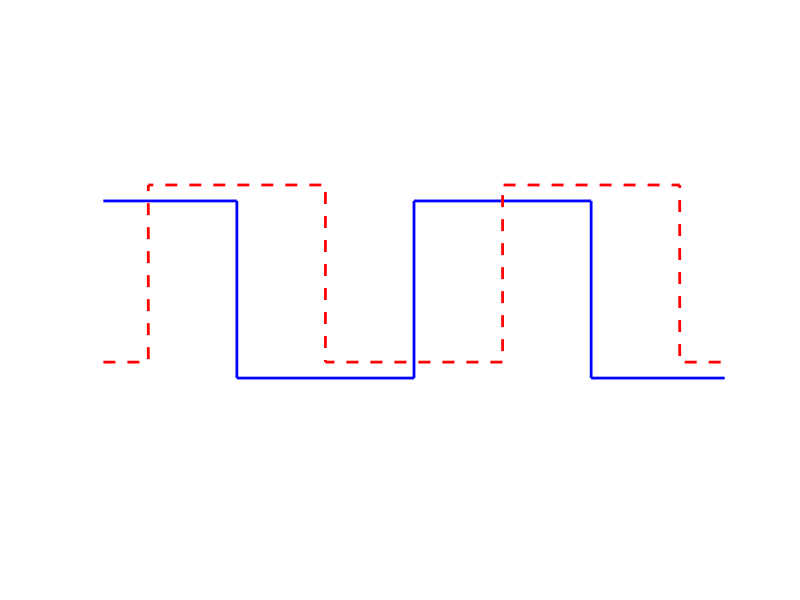
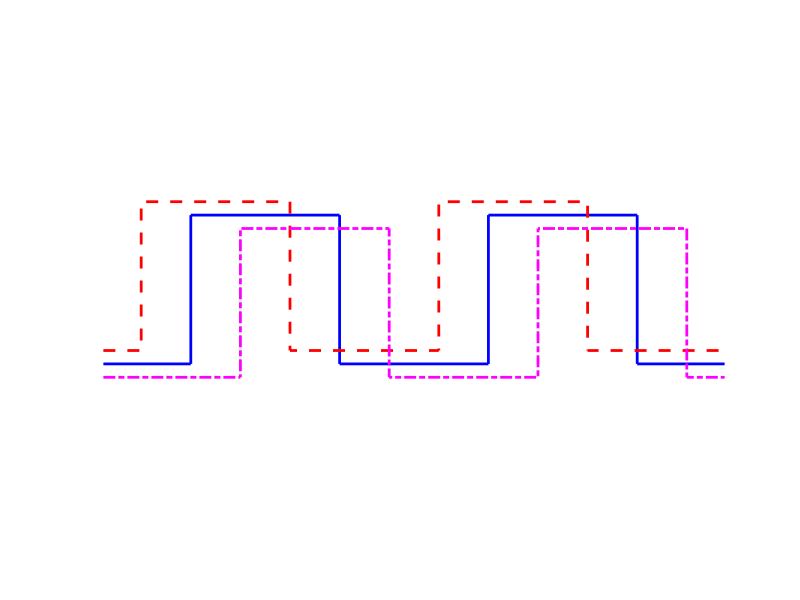
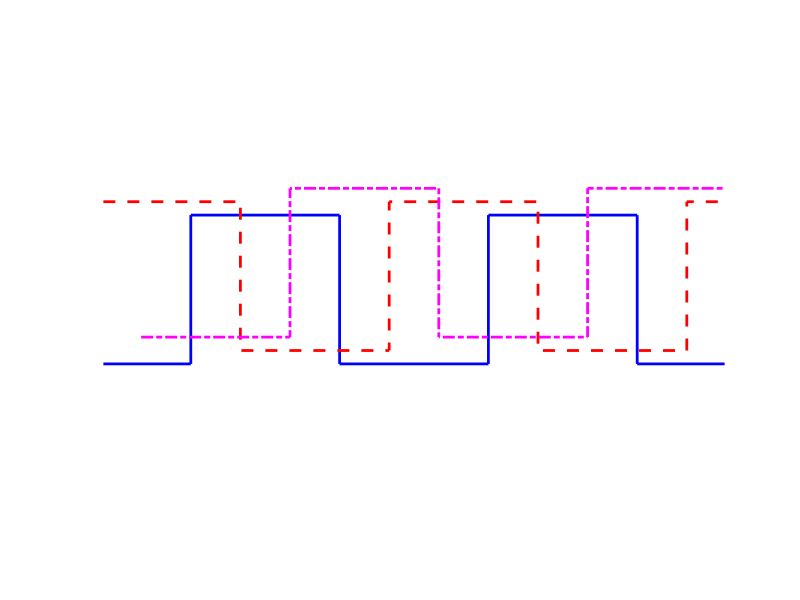

The MATLAB source for these figures, in order:
% script plot_encoder_signals
% Plot the signals from quadrature (AB) and commutation (UVW) encoders
% Renaissance Robotics codebase, Chapter 6, https://github.com/tbewley/RR
% Copyright 2024 by Thomas Bewley, distributed under Modified BSD License.

figure(1); clf
plot([0 1 1 2 2 3 3 4 4 5 5 6 6 7],[1 1 0 0 1 1 0 0 1 1 0 0 1 1],'b-','LineWidth',2);
hold on, axis([0.25 3.75 -0.5 1.5]), axis equal, axis off, 
plot(-0.5+[0 1 1 2 2 3 3 4 4 5 5 6 6 7],0.09+[0 0 1 1 0 0 1 1 0 0 1 1 0 0],'r--','LineWidth',2)
% print -depsc quad_encoder_signals

figure(2); clf
plot(-1+[0 1 1 2 2 3 3 4 4 5 5 6 6 7],[1 1 0 0 1 1 0 0 1 1 0 0 1 1],'b-','LineWidth',2);
hold on, axis([2.5/6 27.5/6 -0.5 1.5]), axis equal, axis off,
plot(-1/3+[0 1 1 2 2 3 3 4 4 5 5 6 6 7],0.09+[0 0 1 1 0 0 1 1 0 0 1 1 0 0],'r--','LineWidth',2)
plot(1/3+[0 1 1 2 2 3 3 4 4 5 5 6 6 7],-0.09+[0 0 1 1 0 0 1 1 0 0 1 1 0 0],'m-.','LineWidth',2)
% print -depsc UVW_encoder_signals

figure(3); clf
plot(-1+[0 1 1 2 2 3 3 4 4 5 5 6 6 7],[1 1 0 0 1 1 0 0 1 1 0 0 1 1],'b-','LineWidth',2);
hold on, axis([2.5/6 27.5/6 -0.5 1.5]), axis equal, axis off,
plot(-2/3+[0 1 1 2 2 3 3 4 4 5 5 6 6 7],0.09+[0 0 1 1 0 0 1 1 0 0 1 1 0 0],'r--','LineWidth',2)
plot( 2/3+[0 1 1 2 2 3 3 4 4 5 5 6 6 7],0.18+[0 0 1 1 0 0 1 1 0 0 1 1 0 0],'m-.','LineWidth',2)
% print -depsc UVW_encoder_signals1
